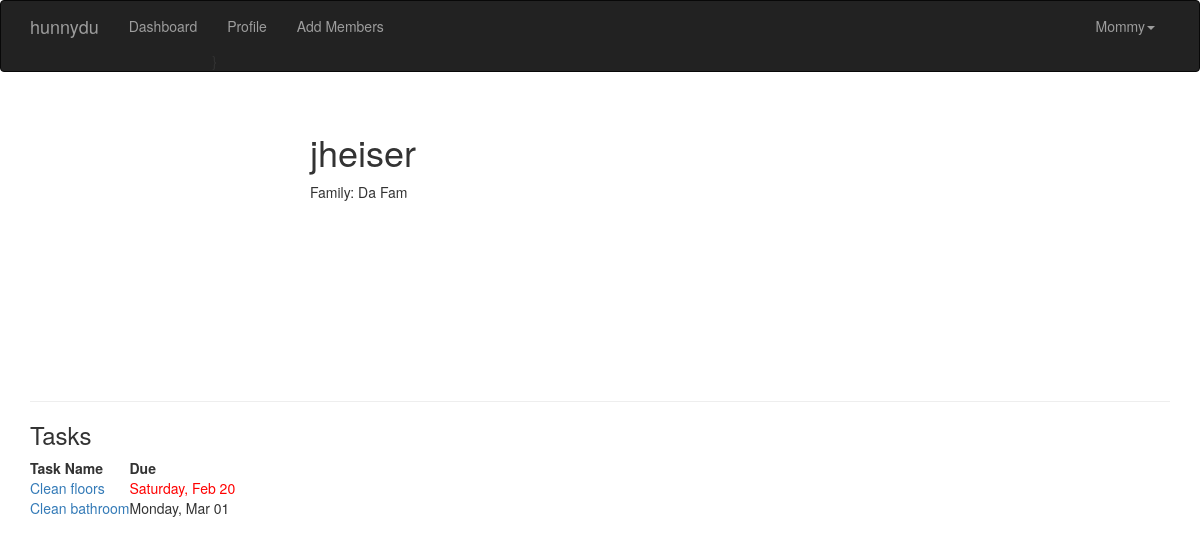
Screenshot of /user/1 (signed in) with the database file from the repository.
### app/models.py (models this page shows, shortened)
class User(UserMixin,db.Model):
    __tablename__ = 'users'
    id = db.Column(db.Integer, primary_key=True)
    email = db.Column(db.String(64), unique=True, index=True)
    username = db.Column(db.String(64), unique=True, index=True)
    role_id = db.Column(db.Integer, db.ForeignKey('roles.id'))
    confirmed = db.Column(db.Boolean,default=False)
    password_hash = db.Column(db.String(128))
    tasks = db.relationship('Task', backref='assigned_user',lazy='dynamic')
    family_id = db.Column(db.Integer, db.ForeignKey('families.id'))
    def can(self,perm):
        return self.role is not None and self.role.has_permission(perm)
    def is_administrator(self):
        return self.role.has_permission(Permission.ADMIN)
    @property
    def password(self):
        raise AttributeError('Password cannot be read.')

class Family(db.Model):
    __tablename__='families'
    id = db.Column(db.Integer,primary_key=True)
    family_name = db.Column(db.String(64))
    members = db.relationship('User', backref='family',lazy='dynamic')

class Task(db.Model):
    __tablename__='tasks'
    id = db.Column(db.Integer,primary_key=True)
    taskname = db.Column(db.String(64))
    period = db.Column(db.String(7))
    assigned_user_id = db.Column(db.Integer, db.ForeignKey('users.id'))
    next_due = db.Column(db.DateTime())
    subtasks = db.relationship('Subtask', backref='task',lazy='dynamic')

### app/main/views.py (the view)
@main.route('/user/<int:id>')
@login_required
def profile(id):
    user = User.query.get_or_404(id)
    return render_template('user.html',user = user,today=datetime.today())

### app/auth/views.py (called while the page is built)
@auth.before_app_request
def before_request():
    if current_user.is_authenticated:
        if not current_user.confirmed and \
            request.endpoint and \
            request.blueprint != 'auth' and \
            request.endpoint != 'static':
            return redirect(url_for('auth.unconfirmed'))

### app/main/__init__.py (called while the page is built)
@main.app_context_processor
def inject_permissions():
    return dict(Permission=Permission)

### app/models.py (called while the page is built)
@login_manager.user_loader
def load_user(user_id):
    return User.query.get(int(user_id))

    def has_permission(self,perm):
        return self.permissions & perm == perm

### app/templates/user.html (shortened to what this page needs)
{% extends "base.html" %}
{% import "bootstrap/wtf.html" as wtf %}
{% block page_content %}
<div class="page-header">
    <div class="profile-header">
        <h1>{{user.username}}</h1>
        <p>Family: {{user.family.family_name}}</p>
    </div>
</div>
<h3> Tasks </h3>
<table>
  <thead><tr><th>Task Name</th><th>Due</th></tr></thead>
  {% for task in user.tasks %}
    <tr>
      <td>
        <a href="{{url_for('main.task',id=task.id)}}">{{task.taskname}}</a>
      </td>
      <td>
        {% if task.next_due.date() < today.date() %}
          <div style="color:red;">{{task.next_due.strftime("%A, %b %d")}}</div>
        {% else %}
          {{task.next_due.strftime("%A, %b %d")}}
        {% endif %}
      </td>
    </tr>
  {% endfor %}
</table>
{% endblock %}

### app/templates/base.html (shortened to what this page needs)
{% extends "bootstrap/base.html" %}
{% block head %}
{{ super() }}
<link rel="stylesheet" type="text/css" href="{{ url_for('static', filename='styles.css') }}">
{% endblock %}
{% block navbar %}
<div class="navbar navbar-inverse" role="navigation">
    <div class="container">
        <div class="navbar-header">
            <a class="navbar-brand" href="/">hunnydu</a>
        </div>
        <div class="navbar-collapse collapse">
            <ul class="nav navbar-nav">
                <li><a href="{{url_for('main.dashboard')}}">Dashboard</a></li>
                {% if current_user.is_authenticated %}
                <li>
                  <a href="{{url_for('main.profile',id=current_user.id)}}">
                    Profile
                  </a>}
                </li>
                {% endif %}
                {% if current_user.can(Permission.ADD_USER) %}
                <li>
                  <a href="{{url_for('auth.send_family_email')}}">Add Members</a>
                </li>
                {% endif %}
            </ul>
            <ul class="nav navbar-nav navbar-right">
              {% if current_user.is_authenticated %}
                <li class="dropdown">
                    <a href="#" class="dropdown-toggle" data-toggle="dropdown">{{current_user.username}}<b class="caret"></b></a>
                </li>
              {% else %}
                <li><a href="{{ url_for('auth.login') }}">Log In</a></li>
              {% endif %}
            </ul>
        </div>
    </div>
</div>
{% endblock %}
{% block content %}
<div class="container">
    {% block page_content %}{% endblock %}
</div>
{% endblock %}

### app/static/styles.css (style rules this page uses)
.profile-header { min-height: 260px; margin-left: 280px; }

### rows the page displays
User: username "Mommy"
User: username "jheiser"
Family: family.family_name "Da Fam"
Task: taskname "Clean floors", next_due "Saturday, Feb 20"
Task: taskname "Clean bathroom", next_due "Monday, Mar 01"
